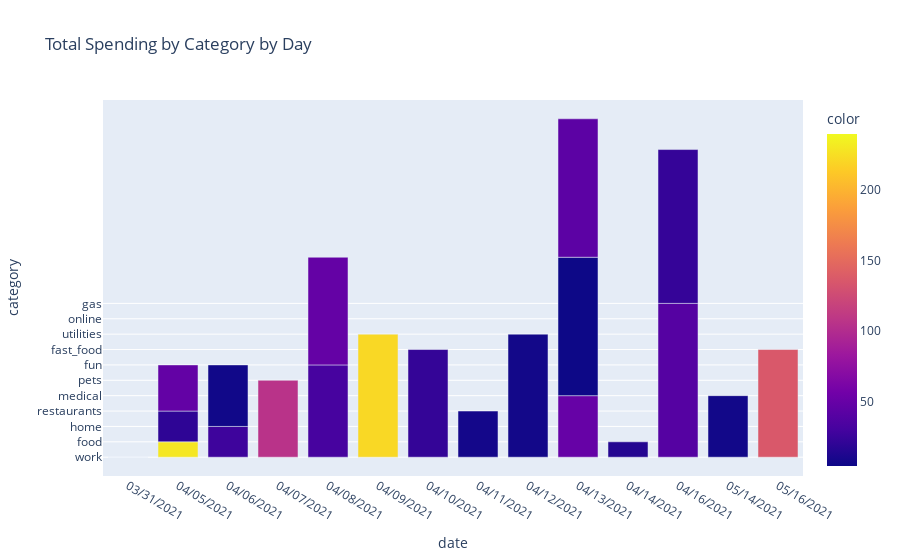

Source (notebook cell):
### Code cell
pos_amount = [i*-1 for i in data_df['amount']]
import plotly.express as px
#wide_df = px.data.medals_wide()
fig = px.bar(data_df,
             x="date", y= data_df['category'],
             color = pos_amount,
             title="Total Spending by Category by Day")
fig.show()

### Figure 1 — Plotly figure (JSON) as saved in the notebook; plotly's stock layout.template omitted (floating-point values rounded to 4 significant figures)
{"data": [{"alignmentgroup": "True", "hovertemplate": "date=%{x}<br>category=%{y}<br>color=%{marker.color}<extra></extra>", "legendgroup": "", "marker": {"color": [69.99, 229.1, 20, 48.39, 27.5, 6.86, 106.0, 239, 31.84, 49, 220.5, 22.66, 8.46, 7.67, 49.95, 5.09, 44.27, 16.09, 39.99, 23.45, 7.4, 136], "coloraxis": "coloraxis"}, "name": "", "offsetgroup": "", "orientation": "v", "showlegend": false, "textposition": "auto", "type": "bar", "x": ["03/31/2021", "04/05/2021", "04/05/2021", "04/05/2021", "04/06/2021", "04/06/2021", "04/07/2021", "04/08/2021", "04/08/2021", "04/08/2021", "04/09/2021", "04/10/2021", "04/11/2021", "04/12/2021", "04/13/2021", "04/13/2021", "04/13/2021", "04/14/2021", "04/16/2021", "04/16/2021", "05/14/2021", "05/16/2021"], "xaxis": "x", "y": ["work", "food", "home", "restaurants", "home", "medical", "pets", "work", "fun", "fast_food", "utilities", "fast_food", "restaurants", "utilities", "medical", "online", "online", "food", "gas", "gas", "medical", "fast_food"], "yaxis": "y"}], "layout": {"barmode": "relative", "coloraxis": {"colorbar": {"title": {"text": "color"}}, "colorscale": [[0, "#0d0887"], [0.1111, "#46039f"], [0.2222, "#7201a8"], [0.3333, "#9c179e"], [0.4444, "#bd3786"], [0.5556, "#d8576b"], [0.6667, "#ed7953"], [0.7778, "#fb9f3a"], [0.8889, "#fdca26"], [1, "#f0f921"]]}, "legend": {"tracegroupgap": 0}, "title": {"text": "Total Spending by Category by Day"}, "xaxis": {"anchor": "y", "domain": [0, 1], "title": {"text": "date"}}, "yaxis": {"anchor": "x", "domain": [0, 1], "title": {"text": "category"}}}}
